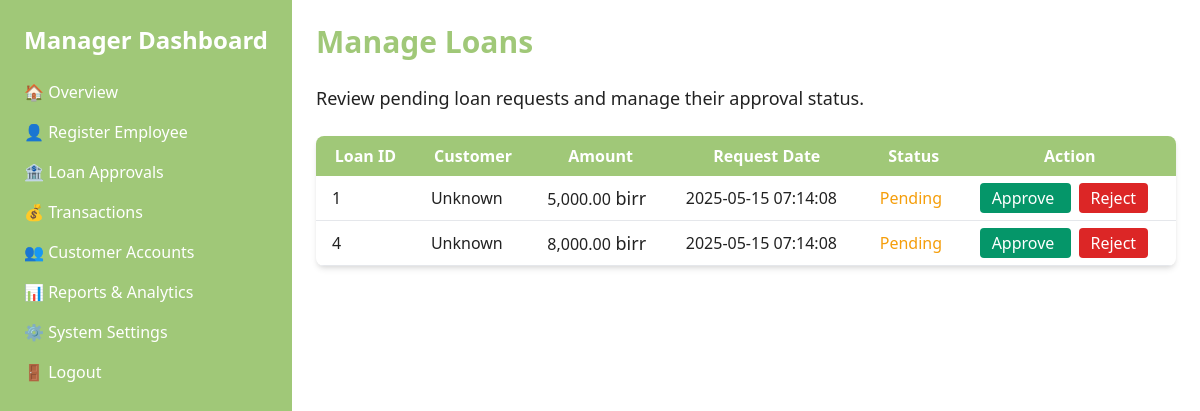
Page /manage_loans.php (signed in) on the committed database.
### tables this page shows
CREATE TABLE Loans (
    loan_id INT PRIMARY KEY AUTO_INCREMENT,
    customer_id INT NOT NULL,
    loan_amount DECIMAL(10,2) NOT NULL,
    interest_rate DECIMAL(5,2) NOT NULL,
    duration INT NOT NULL,  
    status ENUM('Pending', 'Approved', 'Rejected') DEFAULT 'Pending',
    approved_by INT,
    request_date TIMESTAMP DEFAULT CURRENT_TIMESTAMP,
    approval_date TIMESTAMP NULL,
    FOREIGN KEY (customer_id) REFERENCES Customers(customer_id),
    FOREIGN KEY (approved_by) REFERENCES Employees(employee_id)
);

CREATE TABLE Users (
    user_id INT PRIMARY KEY AUTO_INCREMENT,
    username VARCHAR(50) NOT NULL UNIQUE,
    password VARCHAR(255) NOT NULL,
    role ENUM('Manager', 'Employee', 'Customer') NOT NULL,
    email VARCHAR(100),
    phone VARCHAR(20),
    created_at TIMESTAMP DEFAULT CURRENT_TIMESTAMP
);

### manage_loans.php (the view, shortened to what this page needs)
<?php
require 'db_connection.php';
$pendingLoans = [];
$queryPendingLoans = "SELECT l.loan_id, l.loan_amount AS amount, l.status, l.request_date, u.full_name AS customer
                      FROM loans l
                      LEFT JOIN users u ON l.customer_id = u.user_id
                      WHERE l.status = 'Pending'
                      ORDER BY l.request_date DESC";
if ($result = $conn->query($queryPendingLoans)) {
    while ($row = $result->fetch_assoc()) {
        $pendingLoans[] = $row;
    }
}
?>
<!DOCTYPE html>
<html lang="en">
<head>
    <link href="https://cdn.jsdelivr.net/npm/tailwindcss@2.2.16/dist/tailwind.min.css" rel="stylesheet">
    <link href="styles.css" rel="stylesheet">
</head>
<body class="bg-2 text-color2">
    <div class="flex">
        <aside class="w-[35%] bg-primary text-white h-screen p-6 sticky">
            <h2 class="text-2xl font-bold mb-6">Manager Dashboard</h2>
            <nav>
                <ul>
                    <li class="mb-4">
                        <a href="manager_dashboard.php" class="hover:text-color3">🏠 Overview</a>
                    </li>
                    <li class="mb-4">
                        <a href="register_employee.php" class="hover:text-color3">👤 Register Employee</a>
                    </li>
                    <li class="mb-4">
                        <a href="manage_loans.php" class="hover:text-color3">🏦 Loan Approvals</a>
                    </li>
                    <li class="mb-4">
                        <a href="manage_transactions.php" class="hover:text-color3">💰 Transactions</a>
                    </li>
                    <li class="mb-4">
                        <a href="customer_accounts.php" class="hover:text-color3">👥 Customer Accounts</a>
                    </li>
                    <li class="mb-4">
                        <a href="view_reports.php" class="hover:text-color3">📊 Reports & Analytics</a>
                    </li>
                    <li class="mb-4">
                        <a href="system_settings.php" class="hover:text-color3">⚙️ System Settings</a>
                    </li>
                    <li class="mb-4">
                        <a href="logout.php" class="hover:text-color3">🚪 Logout</a>
                    </li>
                </ul>
            </nav>
        </aside>
        <main class="flex-grow p-6 h-screen w-[65%] overflow-auto">
            <h1 class="text-3xl font-bold mb-6 text-color3">Manage Loans</h1>
            <p class="text-lg mb-6">
                Review pending loan requests and manage their approval status.
            </p>
            <div class="bg-white shadow-md rounded-lg overflow-auto">
                <?php if (count($pendingLoans) > 0): ?>
                <table class="w-full">
                    <thead class="bg-primary text-white">
                        <tr>
                            <th class="px-4 py-2">Loan ID</th>
                            <th class="px-4 py-2">Customer</th>
                            <th class="px-4 py-2">Amount</th>
                            <th class="px-4 py-2">Request Date</th>
                            <th class="px-4 py-2">Status</th>
                            <th class="px-4 py-2">Action</th>
                        </tr>
                    </thead>
                    <tbody>
                        <?php foreach ($pendingLoans as $loan): ?>
                        <tr class="border-b hover:bg-gray-100">
                            <td class="px-4 py-2"><?php echo htmlspecialchars($loan['loan_id']); ?></td>
                            <td class="px-4 py-2"><?php echo htmlspecialchars($loan['customer'] ?: 'Unknown'); ?></td>
                            <td class="px-4 py-2"><?php echo number_format($loan['amount'], 2); ?><span class="text-lg">
                                    birr</span></td>
                            <td class="px-4 py-2"><?php echo htmlspecialchars($loan['request_date']); ?></td>
                            <td class="px-4 py-2 text-yellow-500"><?php echo htmlspecialchars($loan['status']); ?></td>
                            <td class="px-4 py-2">
                                <a href="approve_loan.php?loan_id=<?php echo $loan['loan_id']; ?>"
                                    class="bg-green-600 text-white px-3 py-1 mr-2 rounded hover:bg-green-700">
                                    Approve
                                </a>
                                <a href="reject_loan.php?loan_id=<?php echo $loan['loan_id']; ?>"
                                    class="bg-red-600 text-white px-3 py-1 rounded hover:bg-red-700">
                                    Reject
                                </a>
                            </td>
                        </tr>
                        <?php endforeach; ?>
                    </tbody>
                </table>
                <?php else: ?>
                <div class="p-6 text-center">No pending loan requests.</div>
                <?php endif; ?>
            </div>
        </main>
    </div>
</body>
</html>

### styles.css (style rules this page uses)
:root { --primary-color: #a0c878; --secondary-color: #ddeb9d; --color2-color: #fafge9; --color3-color: #fffdfg; --color4-color: #333; --color5-color: #222; }
.bg-primary { background-color: var(--primary-color); }
.bg-2 { background-color: var(--color2-color); }
.text-color2 { color: var(--color5-color); }
.text-color3 { color: var(--primary-color); }
body { background-color: var(--color3-color); }

### rows in the picture
loans: loan_id "1", users.full_name "Unknown", loan_amount "5,000.00", request_date "2025-05-15 07:14:08", status "Pending"
loans: loan_id "4", users.full_name "Unknown", loan_amount "8,000.00", request_date "2025-05-15 07:14:08", status "Pending"
